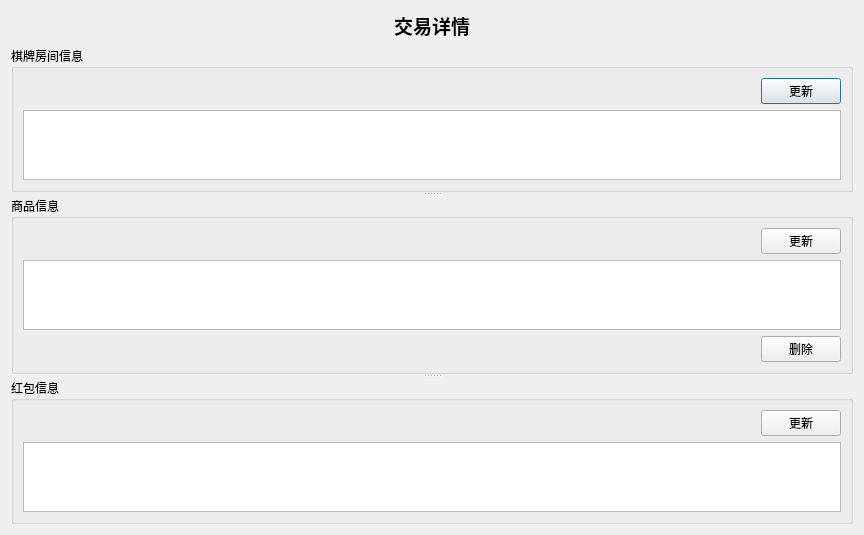
<?xml version="1.0" encoding="UTF-8"?>
<ui version="4.0">
 <class>TransactionEditDialog</class>
 <widget class="QDialog" name="TransactionEditDialog">
  <property name="geometry">
   <rect>
    <x>0</x>
    <y>0</y>
    <width>864</width>
    <height>497</height>
   </rect>
  </property>
  <property name="windowTitle">
   <string>Dialog</string>
  </property>
  <layout class="QVBoxLayout" name="verticalLayout_4">
   <item>
    <layout class="QHBoxLayout" name="horizontalLayout">
     <item>
      <spacer name="horizontalSpacer">
       <property name="orientation">
        <enum>Qt::Horizontal</enum>
       </property>
       <property name="sizeHint" stdset="0">
        <size>
         <width>40</width>
         <height>20</height>
        </size>
       </property>
      </spacer>
     </item>
     <item>
      <widget class="QLabel" name="transactionEditLabel">
       <property name="font">
        <font>
         <family>微软雅黑</family>
         <pointsize>14</pointsize>
         <weight>75</weight>
         <bold>true</bold>
        </font>
       </property>
       <property name="text">
        <string>交易详情</string>
       </property>
      </widget>
     </item>
     <item>
      <spacer name="horizontalSpacer_2">
       <property name="orientation">
        <enum>Qt::Horizontal</enum>
       </property>
       <property name="sizeHint" stdset="0">
        <size>
         <width>40</width>
         <height>20</height>
        </size>
       </property>
      </spacer>
     </item>
    </layout>
   </item>
   <item>
    <widget class="QSplitter" name="splitter">
     <property name="orientation">
      <enum>Qt::Vertical</enum>
     </property>
     <widget class="QGroupBox" name="roomGroup">
      <property name="sizePolicy">
       <sizepolicy hsizetype="Preferred" vsizetype="Preferred">
        <horstretch>0</horstretch>
        <verstretch>0</verstretch>
       </sizepolicy>
      </property>
      <property name="baseSize">
       <size>
        <width>0</width>
        <height>0</height>
       </size>
      </property>
      <property name="font">
       <font>
        <family>黑体</family>
       </font>
      </property>
      <property name="title">
       <string>棋牌房间信息</string>
      </property>
      <layout class="QVBoxLayout" name="verticalLayout_2">
       <item>
        <layout class="QHBoxLayout" name="horizontalLayout_3">
         <item>
          <spacer name="horizontalSpacer_4">
           <property name="orientation">
            <enum>Qt::Horizontal</enum>
           </property>
           <property name="sizeHint" stdset="0">
            <size>
             <width>40</width>
             <height>20</height>
            </size>
           </property>
          </spacer>
         </item>
         <item>
          <widget class="QPushButton" name="roomUpdateButton">
           <property name="font">
            <font>
             <family>仿宋</family>
            </font>
           </property>
           <property name="text">
            <string>更新</string>
           </property>
          </widget>
         </item>
        </layout>
       </item>
       <item>
        <widget class="QTableWidget" name="roomTable"/>
       </item>
      </layout>
     </widget>
     <widget class="QGroupBox" name="commodityGroup">
      <property name="font">
       <font>
        <family>黑体</family>
       </font>
      </property>
      <property name="title">
       <string>商品信息</string>
      </property>
      <layout class="QVBoxLayout" name="verticalLayout">
       <item>
        <layout class="QHBoxLayout" name="horizontalLayout_2">
         <item>
          <spacer name="horizontalSpacer_3">
           <property name="orientation">
            <enum>Qt::Horizontal</enum>
           </property>
           <property name="sizeHint" stdset="0">
            <size>
             <width>40</width>
             <height>20</height>
            </size>
           </property>
          </spacer>
         </item>
         <item>
          <widget class="QPushButton" name="commodityUpdateButton">
           <property name="font">
            <font>
             <family>仿宋</family>
            </font>
           </property>
           <property name="text">
            <string>更新</string>
           </property>
          </widget>
         </item>
        </layout>
       </item>
       <item>
        <widget class="QTableWidget" name="commodityTable"/>
       </item>
       <item>
        <layout class="QHBoxLayout" name="horizontalLayout_5">
         <item>
          <spacer name="horizontalSpacer_6">
           <property name="orientation">
            <enum>Qt::Horizontal</enum>
           </property>
           <property name="sizeHint" stdset="0">
            <size>
             <width>40</width>
             <height>20</height>
            </size>
           </property>
          </spacer>
         </item>
         <item>
          <widget class="QPushButton" name="commodityDeleteButton">
           <property name="font">
            <font>
             <family>仿宋</family>
            </font>
           </property>
           <property name="text">
            <string>删除</string>
           </property>
          </widget>
         </item>
        </layout>
       </item>
      </layout>
     </widget>
     <widget class="QGroupBox" name="bonusGroup">
      <property name="sizePolicy">
       <sizepolicy hsizetype="Preferred" vsizetype="Preferred">
        <horstretch>0</horstretch>
        <verstretch>0</verstretch>
       </sizepolicy>
      </property>
      <property name="font">
       <font>
        <family>黑体</family>
       </font>
      </property>
      <property name="title">
       <string>红包信息</string>
      </property>
      <layout class="QVBoxLayout" name="verticalLayout_3">
       <item>
        <layout class="QHBoxLayout" name="horizontalLayout_4">
         <item>
          <spacer name="horizontalSpacer_5">
           <property name="orientation">
            <enum>Qt::Horizontal</enum>
           </property>
           <property name="sizeHint" stdset="0">
            <size>
             <width>40</width>
             <height>20</height>
            </size>
           </property>
          </spacer>
         </item>
         <item>
          <widget class="QPushButton" name="bonusUpdateButton">
           <property name="font">
            <font>
             <family>仿宋</family>
            </font>
           </property>
           <property name="text">
            <string>更新</string>
           </property>
          </widget>
         </item>
        </layout>
       </item>
       <item>
        <widget class="QTableWidget" name="bonusTable"/>
       </item>
      </layout>
     </widget>
    </widget>
   </item>
  </layout>
 </widget>
 <resources/>
 <connections/>
</ui>
